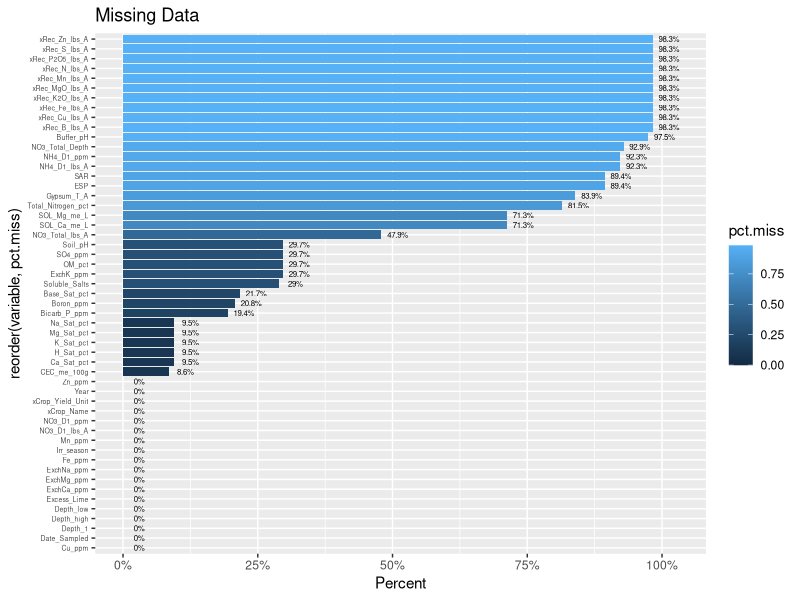

Generate this figure with R:
## ---- chunk 1
library(tidyverse)
## ---- chunk 2
df <- read.csv("./data/pcp_soil_data/PCP-R-ready.csv")
## ---- chunk 3
df2 <- df[, colSums(is.na(df)) != nrow(df)]
## ---- chunk 4
df3 <- df2 %>% select("Date_Sampled","Year","Irr_season", "Depth_1", "Soil_pH", "Buffer_pH", "Excess_Lime", "Soluble_Salts", "OM_pct", "NO3_D1_ppm", "NO3_D1_lbs_A", "NO3_Total_lbs_A", "NO3_Total_Depth", "Bicarb_P_ppm", "SO4_ppm", "ExchK_ppm", "ExchCa_ppm", "ExchMg_ppm", "ExchNa_ppm", "Zn_ppm", "Fe_ppm", "Mn_ppm", 'Cu_ppm', "Boron_ppm", "CEC_me_100g", "Base_Sat_pct", "H_Sat_pct", "Ca_Sat_pct", "Mg_Sat_pct", "K_Sat_pct", "Na_Sat_pct", "SOL_Ca_me_L", "SOL_Mg_me_L", "SAR", "ESP", "Gypsum_T_A", "NH4_D1_ppm", "NH4_D1_lbs_A", "Total_Nitrogen_pct", "xCrop_Name", "xCrop_Yield_Unit", "xRec_N_lbs_A", "xRec_P2O5_lbs_A", "xRec_K2O_lbs_A", "xRec_S_lbs_A", "xRec_Zn_lbs_A", "xRec_MgO_lbs_A", "xRec_Fe_lbs_A", "xRec_Mn_lbs_A", "xRec_Cu_lbs_A", "xRec_B_lbs_A")

## ---- chunk 5
low <- c()
high <- c()
for(i in 1:length(df3$Depth_1)){
  low <- c(low, strsplit(as.character(df3$Depth_1), "-")[[i]][1])
  high <- c(high, strsplit(as.character(df3$Depth_1), "-")[[i]][2])
}
df3$Depth_low <- low
df3$Depth_high <- high
## ---- chunk 6
glimpse(head(df3))
## ---- chunk 7
prop.miss <- apply(df3, 2, function(x) round(sum(is.na(x))/NROW(x),4))
prop.miss
## ---- chunk 8
pmpv <- data.frame(variable = names(df3), pct.miss=prop.miss)

## ---- chunk 9
ggplot(pmpv, aes(x= reorder(variable, pct.miss), y=pct.miss, fill=pct.miss)) +
  geom_bar(stat="identity") + 
  ggtitle("Missing Data") +
  ylab("Percent") + 
  scale_y_continuous(labels=scales::percent, limits=c(0,1.03)) + 
  geom_text(data=pmpv, aes(label=paste0(round(pct.miss*100,1),"%"), y=pct.miss+.03), size=2) +
  coord_flip() +
  theme(axis.text.y = element_text(size=5))
  
